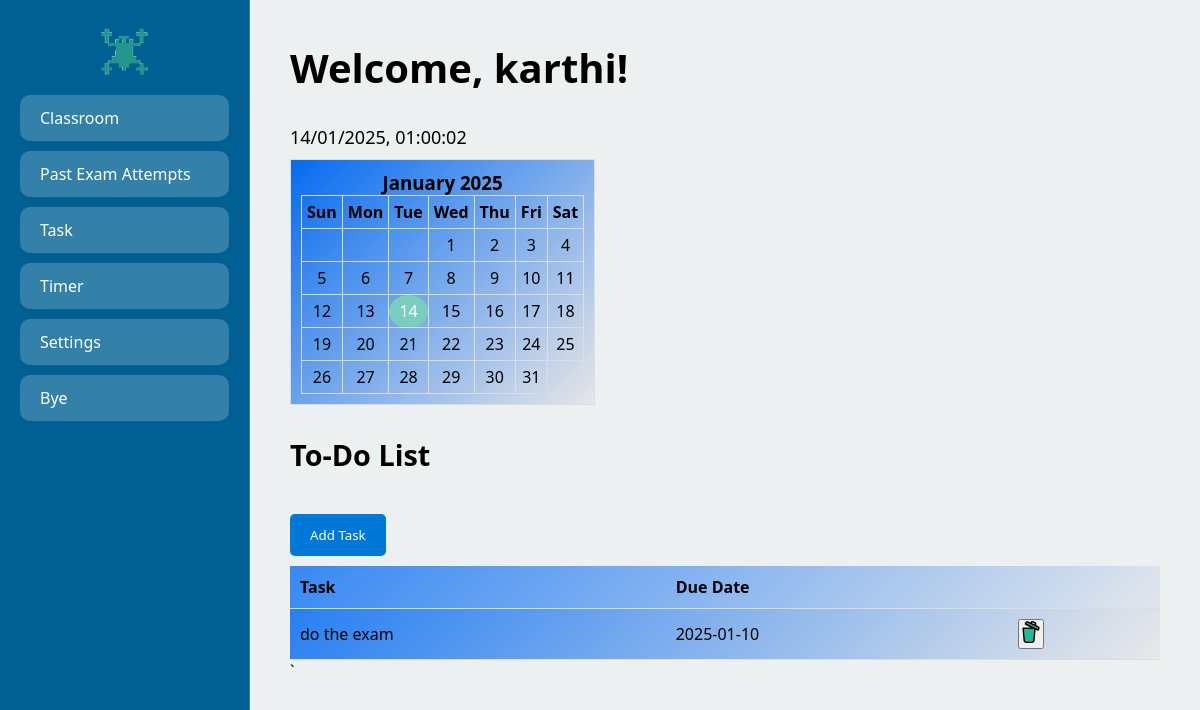
The page /task (signed in) on the database as committed earlier.
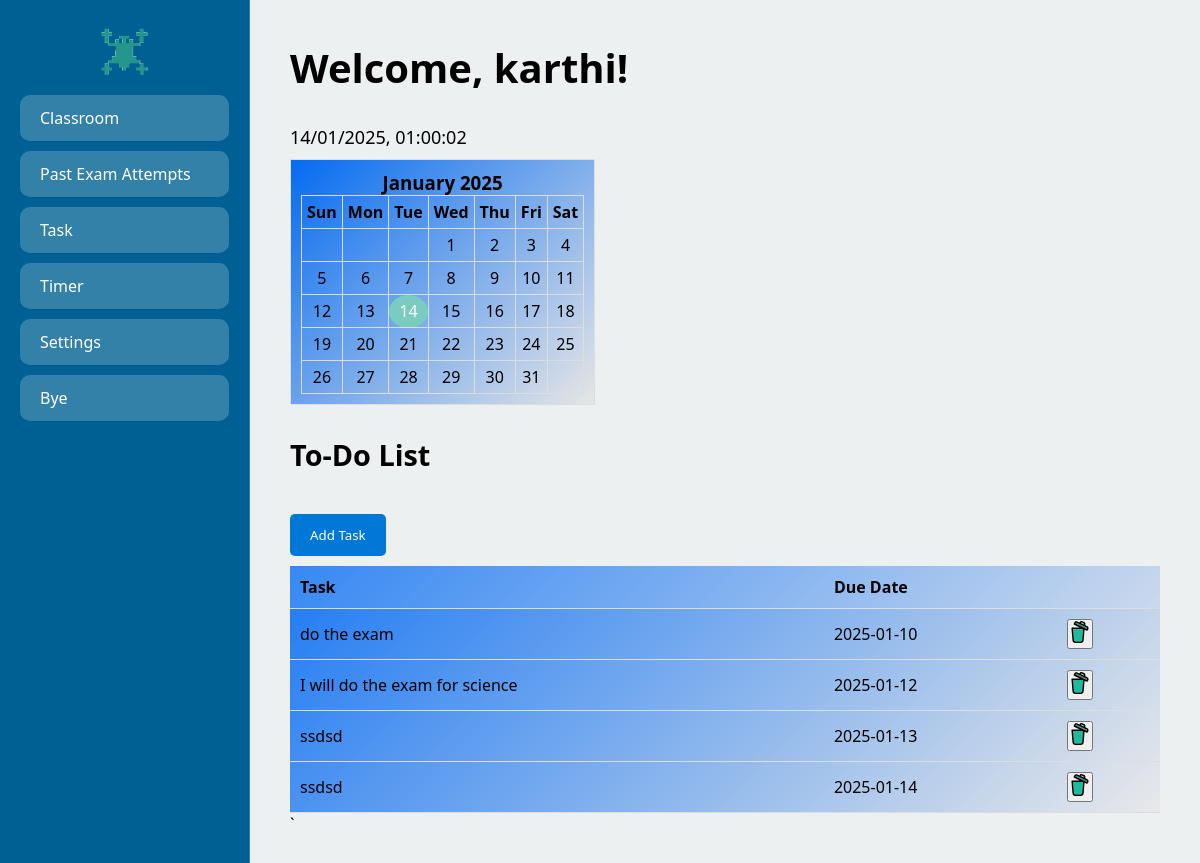
The same page on the database as committed later.
### app.py (models this page shows)
class User(db.Model, UserMixin):
    id = db.Column(db.Integer, primary_key=True)
    username = db.Column(db.String(20), unique=True, nullable=False)
    password = db.Column(db.String(60), nullable=False)
    student_class = db.Column(db.String(50), nullable=False)

class ToDo(db.Model):
    id = db.Column(db.Integer, primary_key=True)
    task = db.Column(db.String(200), nullable=False)
    date = db.Column(db.Date, nullable=False)
    user_id = db.Column(db.Integer, db.ForeignKey('user.id'), nullable=False)

### app.py (the view)
@app.route("/task")
@login_required
def task():
    todos = ToDo.query.filter_by(user_id=current_user.id).order_by(ToDo.date.asc()).all()
    return render_template("task.html", todos=todos)

### app.py (called while the page is built)
@login_manager.user_loader
def load_user(user_id):
    return User.query.get(int(user_id))

### templates/task.html (shortened to what this page needs)
<!DOCTYPE html>
<html lang="en">
<head>
</head>
<body>
    <div class="sidebar">
    <center> <img src="static/logo.png" alt="Backbench Logo" ></center>
            <a href="{{ url_for('user_home') }}" class="sidebar-button">Classroom</a>
            <a href="{{ url_for('attempts') }}" class="sidebar-button">Past Exam Attempts</a>
             <a href="{{ url_for('task') }}" class="sidebar-button">Task</a>
            <a href="{{ url_for('countdown') }}" class="sidebar-button">Timer</a>
            <a href="{{ url_for('settings') }}" class="sidebar-button">Settings</a>
        <a href="{{ url_for('logout') }}" class="sidebar-button">Bye</a>
    </div>
    <div class="content">
        <h1>Welcome, {{ current_user.username }}!</h1>
        <div class="widget-container">
                <div id="current-time"></div>
                <div id="calendar"></div>
        </div>
   <h2>To-Do List</h2>
        <div class="todo-container">
        <button class="add-task-btn" onclick="openModal()">Add Task</button>
            <table  class="todo-table">
        <thead>
            <tr>
                <th>Task</th>
                <th>Due Date</th>
                <th></th>
            </tr>
        </thead>
        <tbody id="todoList">
            {% for todo in todos %}
            <tr>
                <td>{{ todo.task }}</td>
                <td>{{ todo.date }}</td>
                <td>
                    <form method="POST" action="/delete_todo/{{ todo.id }}" style="display: inline;">
                        <button type="submit" >
                              </button>
                    </form>
                </td>
            </tr>
            {% endfor %}
        </tbody>
    </table>
        </div>
            `
</body>
</html>

### templates/task.html (style rules this page uses)
* { box-sizing: border-box; margin: 0; padding: 0; font-family: 'Segoe UI', Tahoma, Geneva, Verdana, sans-serif; }
body { background: linear-gradient(135deg, #6a11cb 0%, #2575fc 100%); min-height: 100vh; display: flex; }
.sidebar { width: 250px; background: #006093; backdrop-filter: blur(10px); padding: 20px; border-right: 1px solid rgba(255, 255, 255, 0.2); }
.sidebar-button { display: block; padding: 12px 20px; margin: 10px 0; background: rgba(255, 255, 255, 0.2); color: white; text-decoration: none; border-radius: 10px; transition: all 0.3s ease; }
.content { flex: 1; padding: 40px; color: black; background: #ecf0f1; }
h1 { margin-bottom: 30px; font-size: 2.5em; }
h2 { margin: 30px 0 20px; font-size: 1.8em; }
#current-time { font-size: 18px; margin-bottom: 10px; }
#calendar { border: 1px solid #ddd; padding: 10px; display: inline-block; text-align: center; background: linear-gradient(135deg, #056bf1 0%, #e6e6e6 100%); }
.todo-container { margin-top: 40px; }
.todo-table { width: 100%; border-collapse: collapse; margin-top: 10px; background: linear-gradient(135deg, #056bf1 0%, #e6e6e6 100%); }
.todo-table th, .todo-table td { text-align: left; padding: 10px; border-bottom: 1px solid #ddd; color:black }
.todo-table { width: 100%; border-collapse: collapse; margin-top: 10px; }
.todo-table th, .todo-table td { text-align: left; padding: 10px; border-bottom: 1px solid #ddd; }
.todo-table th { background: rgba(255, 255, 255, 0.2); }
.todo-table td { background: rgba(255, 255, 255, 0.1); color: black; }
.add-task-btn { padding: 12px 20px; background: #0078d7; color: white; border: none; border-radius: 5px; cursor: pointer; }

Rows that differ between the two databases and show on the page:
added ToDo: task "I will do the exam for science", date "2025-01-12"
added ToDo: task "ssdsd", date "2025-01-13"
added ToDo: task "ssdsd", date "2025-01-14"
